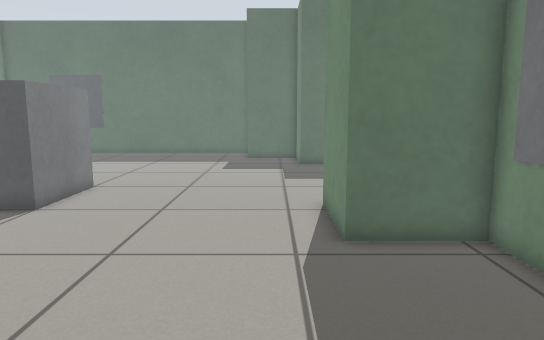
[1] (above)

15 first-person views from a walk through a world built for the Gazebo simulator. The camera is 0.74 m above the floor, tilts 8° down and sees 70° across. The floor is counted in squares, 0.25 m on a side. Each view is taken from the middle of a square. On the plan, view 1 faces up. The plan holds only what a view shows up to about 20 squares ahead; the rest is blank. Surface patterns are stand-ins for the level's own textures.

[2]
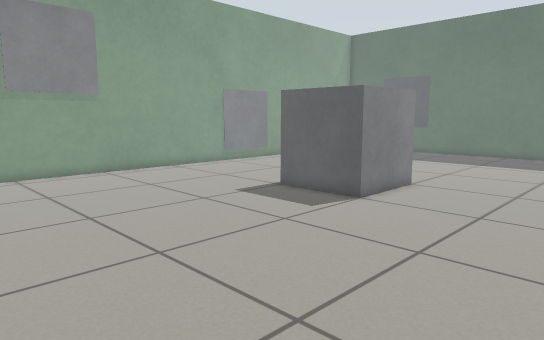

[3]
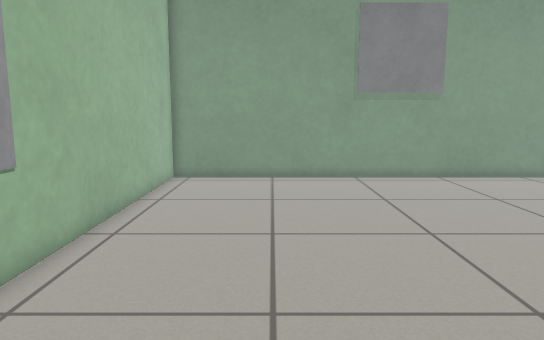

[4]
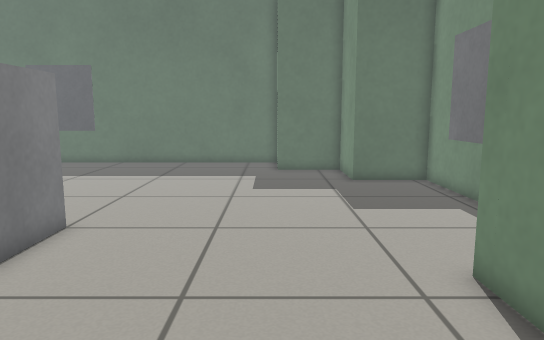

[5]
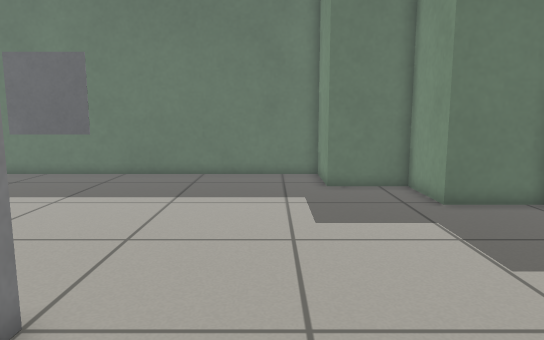

[6]
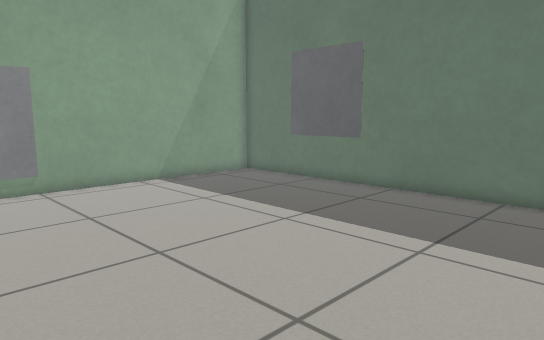

[7]
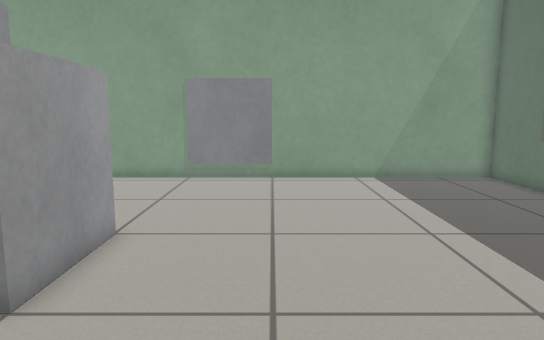

[8]
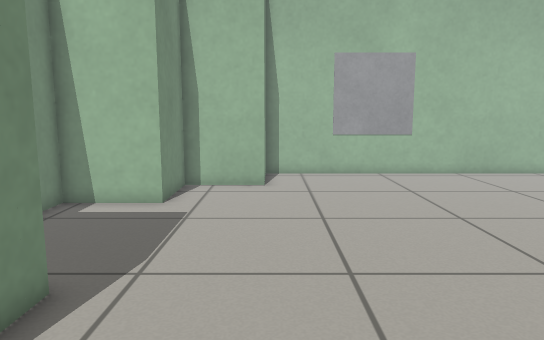

[9]
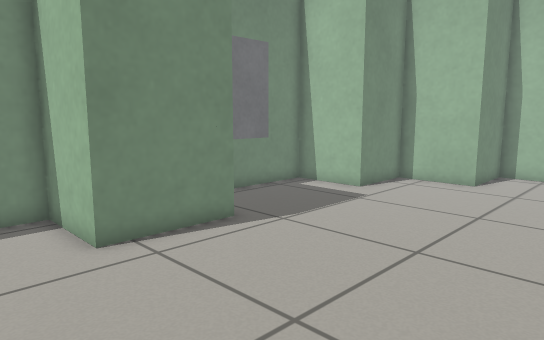

[10]
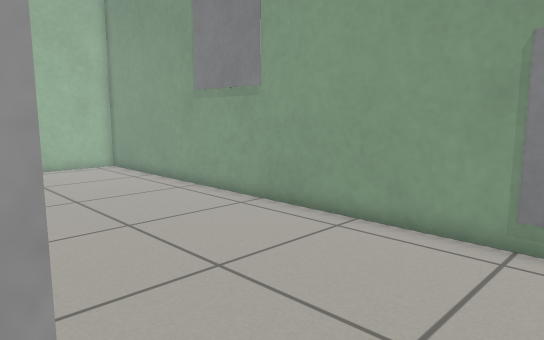

[11]
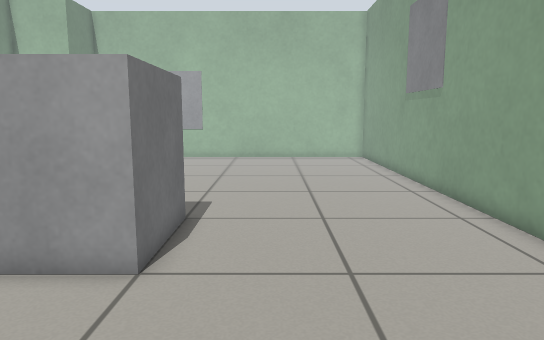

[12]
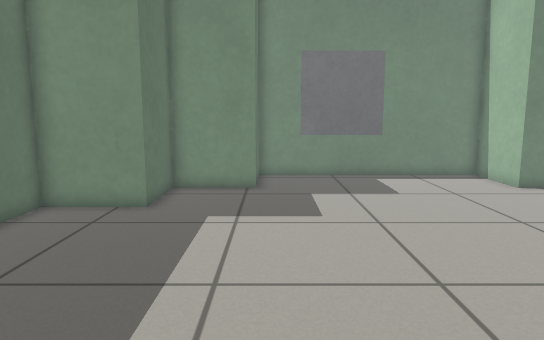

[13]
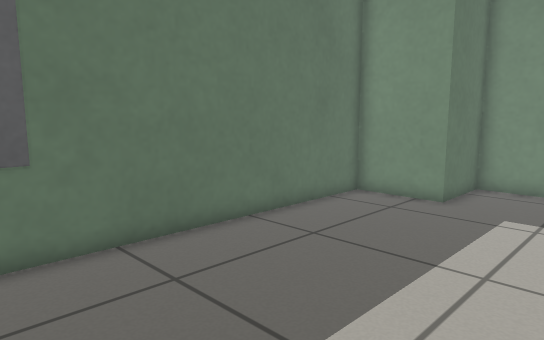

[14]
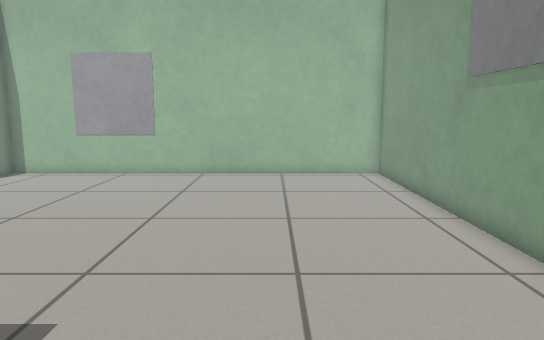

[15]
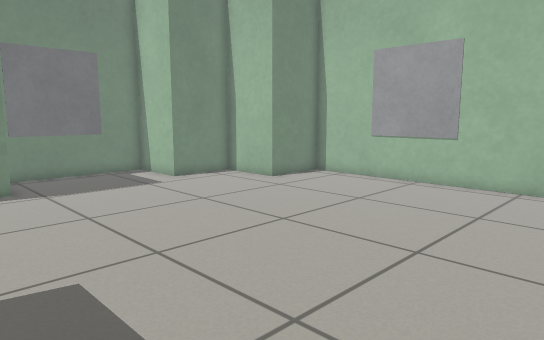

### Floor plan
Points are (right, up) in squares from view 1. A wall is a line through its corners. A room is listed if a view was taken in it or the views show most of it. See-through windows are left out.
Room 1 (views 1, 2, 3, 4, 5, 6, 7, 8, 9, 10, 11, 12, 13, 14, 15)
walls: (-5.6, -4.7) (-1.7, -4.7) (-1.7, -1.3) (1.7, -1.3) (1.7, 2.1) (5.1, 2.1) (5.1, 8.9) (1.7, 8.9) (1.7, 12.9) (5.1, 12.9) (5.1, 23.7) (1.7, 23.7) (1.7, 27.1) (-1.7, 27.1) (-1.7, 30.5) (-20.5, 30.5) (-20.5, -4.7) (-8.4, -4.7)
objects: marker (-20, 5) to (-20, 7); marker (-20, 17) to (-20, 19); marker (-16, 30) to (-14, 30); marker (-11, 12) to (-8, 12); grey box (-11, 13) to (-8, 16); marker (-8, -5) to (-6, -5); marker (5, 5); marker (5, 18)

Positions as (right, up) in squares from view 1, and headings:
1: (0, 0), facing up
2: (0, 0), facing up-left
3: (-2, 0), facing left
4: (-2, 6), facing up
5: (-4, 11), facing up
6: (-4, 16), facing up-left
7: (-2, 20), facing left
8: (-2, 15), facing down
9: (-7, 16), facing down-right
10: (-11, 18), facing down-left
11: (-14, 23), facing down
12: (-14, 23), facing right
13: (-15, 22), facing up-right
14: (-15, 15), facing down
15: (-15, 12), facing down-right
